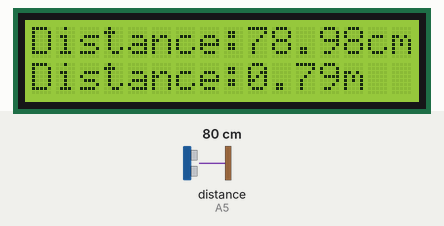
Bench run of a sketch on a simulated Arduino Uno, built with avr-gcc and run on an emulated ATmega328P. Parts: 16×2 character LCD. Wiring (inferred from the names in the program): ultrasonic range finder: trigger A4; echo A5. The test bench sets the inputs (shaded band); at power-on: distance to the obstacle (sensor on A5) 80 cm. The echo pulse lasts 58.3 µs per cm; what the sketch prints to the serial monitor is not drawn.

Above: at 3.2 s.
3.3 s: distance to the obstacle (sensor on A5) set to 2 cm
At 4.9 s:
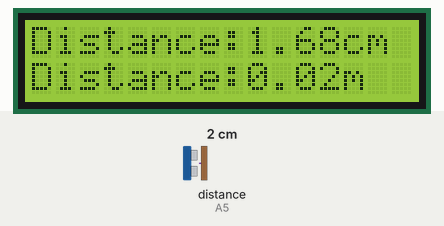
7.4 s: distance to the obstacle (sensor on A5) set to 4 cm
At 8.9 s:
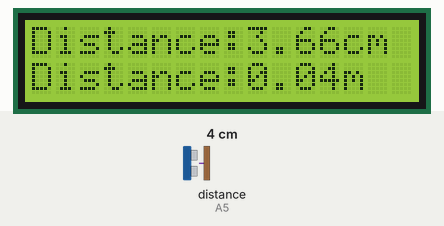
10.6 s: distance to the obstacle (sensor on A5) set to 9 cm
At 11.6 s:
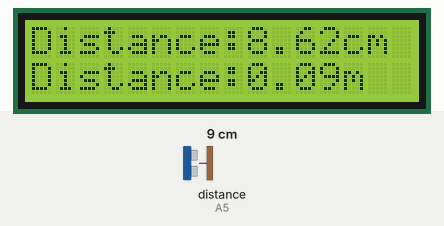
Timing chart, 0 to 13.6 s (numbered marks = the images above; inputs shaded):
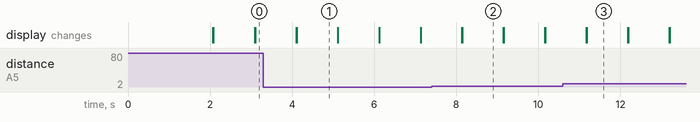

The sketch:

ultra_sonic.ino
```cpp
#include <Arduino.h>
#include <LiquidCrystal.h>

#define trigger A4
#define echo A5

LiquidCrystal lcd(12, 11, 5, 4, 3, 2);

float time = 0, distance = 0;

void setup()
{
Serial.begin(9600);
lcd.begin(16, 2);
pinMode(trigger, OUTPUT);
pinMode(echo, INPUT);
lcd.print(" Ultra sonic");
lcd.setCursor(0, 1);
lcd.print("Distance Meter");
delay(2000);
lcd.clear();
}

void loop()
{
lcd.clear();
digitalWrite(trigger, LOW);
delayMicroseconds(2);
digitalWrite(trigger, HIGH);
delayMicroseconds(10);
digitalWrite(trigger, LOW);
delayMicroseconds(2);
time = pulseIn(echo, HIGH);
distance = time * 340 / 20000;
Serial.println(distance);
lcd.clear();
lcd.print("Distance:");
lcd.print(distance);
lcd.print("cm");
lcd.setCursor(0, 1);
lcd.print("Distance:");
lcd.print(distance / 100);
lcd.print("m");
delay(1000);
}
```

Measured:
- after the input at 3.3 s, the display: first differs from a run without the input after 0.81 s (image 1)
- after the input at 7.4 s, the display: first differs from a run without the input after 0.75 s (image 2)
- after the input at 10.6 s, the display: first differs from a run without the input after 0.58 s (image 3)
- what the display in image 1 shows lasts 1.0 s, from 4.1 s to 5.1 s
